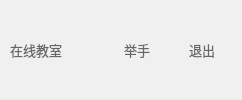
    <widget class="QFrame" name="function_btn_frame">
     <property name="minimumSize">
      <size>
       <width>0</width>
       <height>30</height>
      </size>
     </property>
     <property name="styleSheet">
      <string notr="true">QFrame {
	background: #f0f0f0;
	border: none;
	border-bottom: 1px solid #E8ECEC;
}</string>
     </property>
     <property name="frameShape">
      <enum>QFrame::StyledPanel</enum>
     </property>
     <property name="frameShadow">
      <enum>QFrame::Raised</enum>
     </property>
     <layout class="QHBoxLayout" name="horizontalLayout_4">
      <property name="spacing">
       <number>5</number>
      </property>
      <property name="leftMargin">
       <number>10</number>
      </property>
      <property name="topMargin">
       <number>0</number>
      </property>
      <property name="rightMargin">
       <number>10</number>
      </property>
      <property name="bottomMargin">
       <number>0</number>
      </property>
      <item>
       <widget class="QLabel" name="label_35">
        <property name="font">
         <font>
          <family>微软雅黑</family>
          <pointsize>10</pointsize>
         </font>
        </property>
        <property name="styleSheet">
         <string notr="true">QFrame {
	color: #666666;
	background: none;
	border: none;
}</string>
        </property>
        <property name="text">
         <string>在线教室</string>
        </property>
       </widget>
      </item>
      <item>
       <spacer name="horizontalSpacer_11">
        <property name="orientation">
         <enum>Qt::Horizontal</enum>
        </property>
        <property name="sizeHint" stdset="0">
         <size>
          <width>40</width>
          <height>20</height>
         </size>
        </property>
       </spacer>
      </item>
      <item>
       <widget class="QPushButton" name="raise_hand_btn">
        <property name="sizePolicy">
         <sizepolicy hsizetype="Minimum" vsizetype="Fixed">
          <horstretch>0</horstretch>
          <verstretch>0</verstretch>
         </sizepolicy>
        </property>
        <property name="minimumSize">
         <size>
          <width>60</width>
          <height>25</height>
         </size>
        </property>
        <property name="maximumSize">
         <size>
          <width>16777215</width>
          <height>25</height>
         </size>
        </property>
        <property name="font">
         <font>
          <family>微软雅黑</family>
          <pointsize>10</pointsize>
         </font>
        </property>
        <property name="cursor">
         <cursorShape>PointingHandCursor</cursorShape>
        </property>
        <property name="styleSheet">
         <string notr="true">QPushButton {
	color: #666666;
	background: none;
	border: none;
	border-radius: 5px;
}

QPushButton:hover {
	background-color: #dedede;
}</string>
        </property>
        <property name="text">
         <string>举手</string>
        </property>
        <property name="icon">
         <iconset resource="../../Status.qrc">
          <normaloff>:/button/Resources/material/button/raise_hand.png</normaloff>:/button/Resources/material/button/raise_hand.png</iconset>
        </property>
        <property name="iconSize">
         <size>
          <width>15</width>
          <height>15</height>
         </size>
        </property>
       </widget>
      </item>
      <item>
       <widget class="QPushButton" name="exit_lesson_btn">
        <property name="sizePolicy">
         <sizepolicy hsizetype="Minimum" vsizetype="Fixed">
          <horstretch>0</horstretch>
          <verstretch>0</verstretch>
         </sizepolicy>
        </property>
        <property name="minimumSize">
         <size>
          <width>60</width>
          <height>25</height>
         </size>
        </property>
        <property name="maximumSize">
         <size>
          <width>60</width>
          <height>25</height>
         </size>
        </property>
        <property name="font">
         <font>
          <family>微软雅黑</family>
          <pointsize>10</pointsize>
         </font>
        </property>
        <property name="cursor">
         <cursorShape>PointingHandCursor</cursorShape>
        </property>
        <property name="styleSheet">
         <string notr="true">QPushButton {
	color: #666666;
	background: none;
	border: none;
	border-radius: 5px;
}

QPushButton:hover {
	background-color: #dedede;
}</string>
        </property>
        <property name="text">
         <string>退出</string>
        </property>
        <property name="icon">
         <iconset resource="../../Status.qrc">
          <normaloff>:/button/Resources/material/button/exit.png</normaloff>:/button/Resources/material/button/exit.png</iconset>
        </property>
        <property name="iconSize">
         <size>
          <width>15</width>
          <height>15</height>
         </size>
        </property>
       </widget>
      </item>
     </layout>
    </widget>
